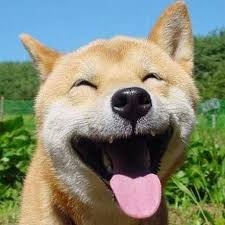
#> input picture Rhesa_CV/Computer Vision/RhesaAusten_Quiz1/img1.jpeg, 225 x 225 px
$ python No2c_2d.py
#> lines starting #> are read from the running program, lines starting #| are printed output that depends on the picture
import cv2
import numpy as np

#2c
img = cv2.imread('img1.jpeg')
#> img is the input picture: shape (225, 225, 3); mean B, G, R 118, 137, 130.7
blur_1 = cv2.GaussianBlur(img,(0,0),1,9)
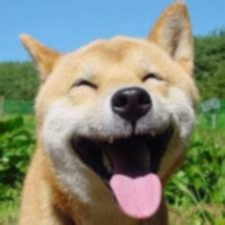
#> blur_1: shape (225, 225, 3); mean B, G, R 118, 137, 130.7
cv2.imshow('param3=1, param4=9', blur_1)
cv2.imwrite('2c_param3=1_param4=9.jpg', blur_1)
#2d
blur_2 = cv2.GaussianBlur(img,(0,0),9,1)
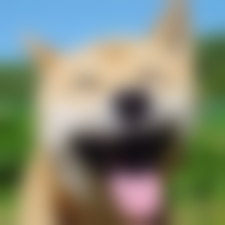
#> blur_2: shape (225, 225, 3); mean B, G, R 118, 137, 130.7
cv2.imshow('param3=9, param4=1', blur_2)
cv2.imwrite('2d_param3=9_param4=1.jpg', blur_2)

cv2.waitKey(0)
cv2.destroyAllWindows()
